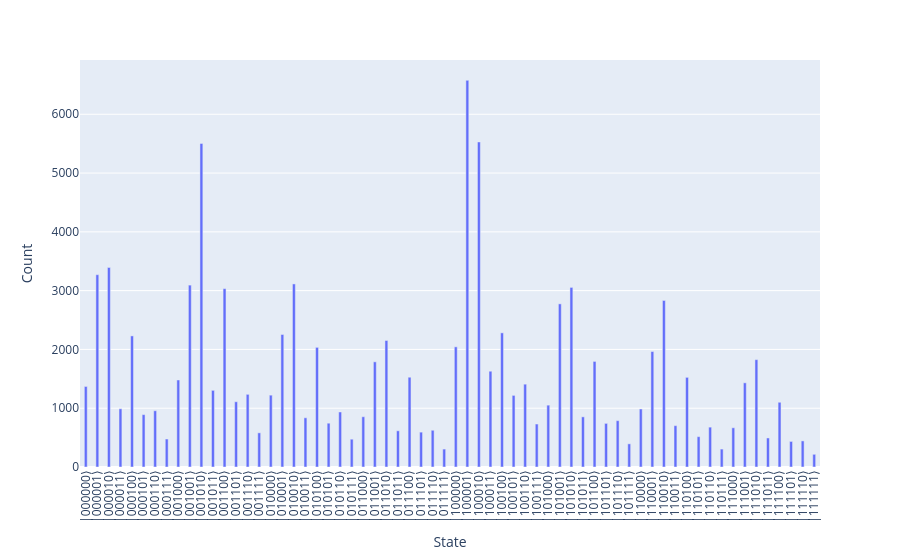

The notebook cell this image was saved under:
### Code cell
print(res_ibm_anzats)
result_ibm_anzats.histogram("bin", width=1000, height=500).write_image(
    "qaoa_anzats_ibm_noise.pdf"
)
result_ibm_anzats.histogram("bin")

### Figure 1 — Plotly figure (JSON) as saved in the notebook; plotly's stock layout.template omitted (floating-point values rounded to 4 significant figures)
{"data": [{"hovertemplate": "State=%{x}<br>Count=%{y}<extra></extra>", "legendgroup": "", "marker": {"color": "#636efa", "pattern": {"shape": ""}}, "name": "", "orientation": "v", "showlegend": false, "textposition": "auto", "type": "bar", "x": [29, 45, 33, 36, 41, 51, 4, 10, 2, 11, 25, 53, 6, 52, 23, 12, 1, 38, 34, 31, 9, 32, 20, 35, 39, 26, 28, 40, 58, 16, 48, 57, 5, 18, 61, 0, 27, 49, 44, 42, 17, 50, 46, 19, 43, 15, 30, 62, 24, 13, 56, 54, 8, 3, 21, 37, 59, 63, 7, 55, 22, 14, 47, 60], "xaxis": "x", "y": [593, 742, 6577, 2282, 2775, 703, 2230, 5504, 3394, 1304, 1789, 516, 957, 1525, 473, 3034, 3271, 1409, 5529, 305, 3094, 2044, 2035, 1629, 731, 2152, 1527, 1052, 1826, 1222, 987, 1432, 891, 3114, 435, 1370, 616, 1964, 1796, 3055, 2254, 2833, 788, 837, 853, 581, 625, 444, 855, 1110, 667, 678, 1480, 990, 745, 1218, 494, 216, 476, 305, 936, 1236, 394, 1101], "yaxis": "y"}], "layout": {"bargap": 0.75, "barmode": "relative", "legend": {"tracegroupgap": 0}, "margin": {"t": 60}, "xaxis": {"anchor": "y", "domain": [0, 1], "tickangle": -90, "tickmode": "array", "ticktext": ["|011101⟩", "|101101⟩", "|100001⟩", "|100100⟩", "|101001⟩", "|110011⟩", "|000100⟩", "|001010⟩", "|000010⟩", "|001011⟩", "|011001⟩", "|110101⟩", "|000110⟩", "|110100⟩", "|010111⟩", "|001100⟩", "|000001⟩", "|100110⟩", "|100010⟩", "|011111⟩", "|001001⟩", "|100000⟩", "|010100⟩", "|100011⟩", "|100111⟩", "|011010⟩", "|011100⟩", "|101000⟩", "|111010⟩", "|010000⟩", "|110000⟩", "|111001⟩", "|000101⟩", "|010010⟩", "|111101⟩", "|000000⟩", "|011011⟩", "|110001⟩", "|101100⟩", "|101010⟩", "|010001⟩", "|110010⟩", "|101110⟩", "|010011⟩", "|101011⟩", "|001111⟩", "|011110⟩", "|111110⟩", "|011000⟩", "|001101⟩", "|111000⟩", "|110110⟩", "|001000⟩", "|000011⟩", "|010101⟩", "|100101⟩", "|111011⟩", "|111111⟩", "|000111⟩", "|110111⟩", "|010110⟩", "|001110⟩", "|101111⟩", "|111100⟩"], "tickvals": [29, 45, 33, 36, 41, 51, 4, 10, 2, 11, 25, 53, 6, 52, 23, 12, 1, 38, 34, 31, 9, 32, 20, 35, 39, 26, 28, 40, 58, 16, 48, 57, 5, 18, 61, 0, 27, 49, 44, 42, 17, 50, 46, 19, 43, 15, 30, 62, 24, 13, 56, 54, 8, 3, 21, 37, 59, 63, 7, 55, 22, 14, 47, 60], "title": {"text": "State"}, "type": "linear"}, "yaxis": {"anchor": "x", "domain": [0, 1], "title": {"text": "Count"}}}}
